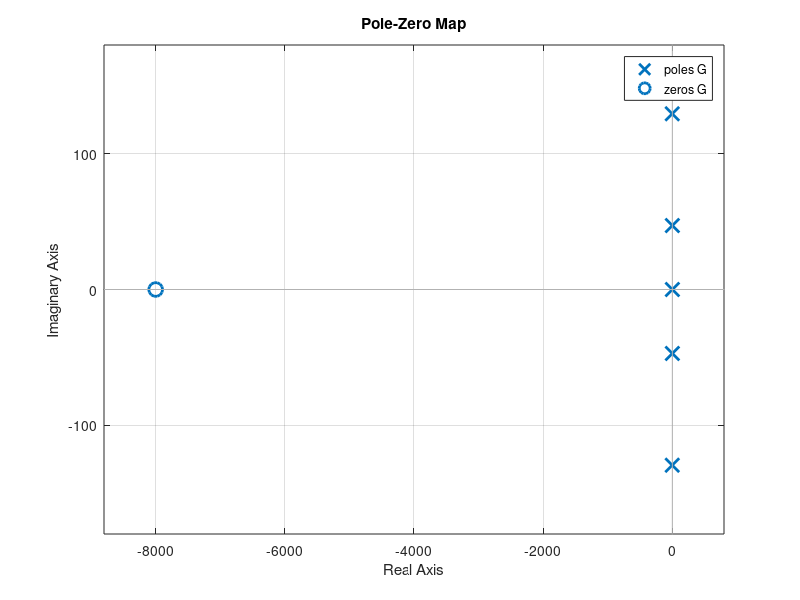
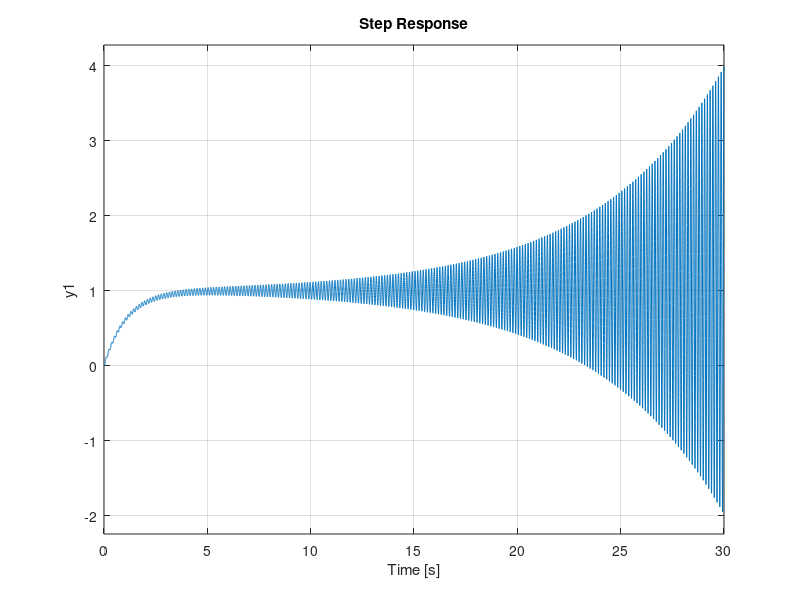

These figures' MATLAB source, in order:
clc; clear;

%% parametri sistema
K=0;
Bp=30;
Mt=8;
Ap=3 * 10^(-3);
Vt=4 * 10^(-3);
Kc = 1.8 * 10^(-12);
Ctp = 1.9 * 10^(-13);
Kq = 1;
Kt = 6.86 * 10^(-2);
Kf = 2.5 * 10^(2);
r_pov_opruge=0.01;
R=10;
Be = 13*(10^8);
Umax = 24;
m=250;
r=0.4;
b=250;
k=2*(10^6);
F=500; 

%% matrice


% Matrica A
a11 = 0;
a12 = 1;
a13 = 0;
a14 = 0;
a15 = 0;

a21 = -(k+K)/(Mt+10*m/3);
a22 = -(Bp + b)/(Mt+10*m/3);
a23 = (k)/(Mt+10*m/3);
a24 = b/(Mt+10*m/3);
a25 = Ap/(Mt+10*m/3);

a31 = 0;
a32 = 0;
a33 = 0;
a34 = 1;
a35 = 0;

a41 = k/(3*m);
a42 = b/(3*m);
a43 = -k/(3*m);
a44 = -b/(3*m);
a45 = 0;


a51 = 0;
a52 = -4*Ap*Be/Vt;
a53 = 0;
a54 = 0;
a55 = -(Ctp+Kc)*4*Be/Vt;


A = [a11, a12, a13 , a14, a15;
     a21, a22, a23 , a24, a25;
     a31, a32, a33 , a34, a35;
     a41, a42, a43 , a44, a45;
     a51, a52, a53 , a54, a55;];

% Matrica B
b1 = 0;
b2 = 0;
b3 = 0;
b4 = 0;
b5 = Kt*Kq*4*Be/ (r_pov_opruge*R*Kf*Vt);

B = [b1; b2; b3; b4; b5];

% Matrica H
h1 = 0;
h2 = 0;
h3 = 0;
h4 = -1/(3*m);
h5 = 0;

H = [h1; h2; h3; h4; h5];

% Matrica C i D
c1 = 0; c2 = 0; c3 = 1; c4=0; c5=0;
C = [c1, c2, c3, c4, c5];
D = 0;

%% f-ja prenosa

sys = ss(A, B, C, D);
G = tf(sys);
s = tf('s');
%G = C*(s*eye(5)-A)^(-1)*B;
figure()
pzmap(G);
G

figure()
step(G/(1+G));













